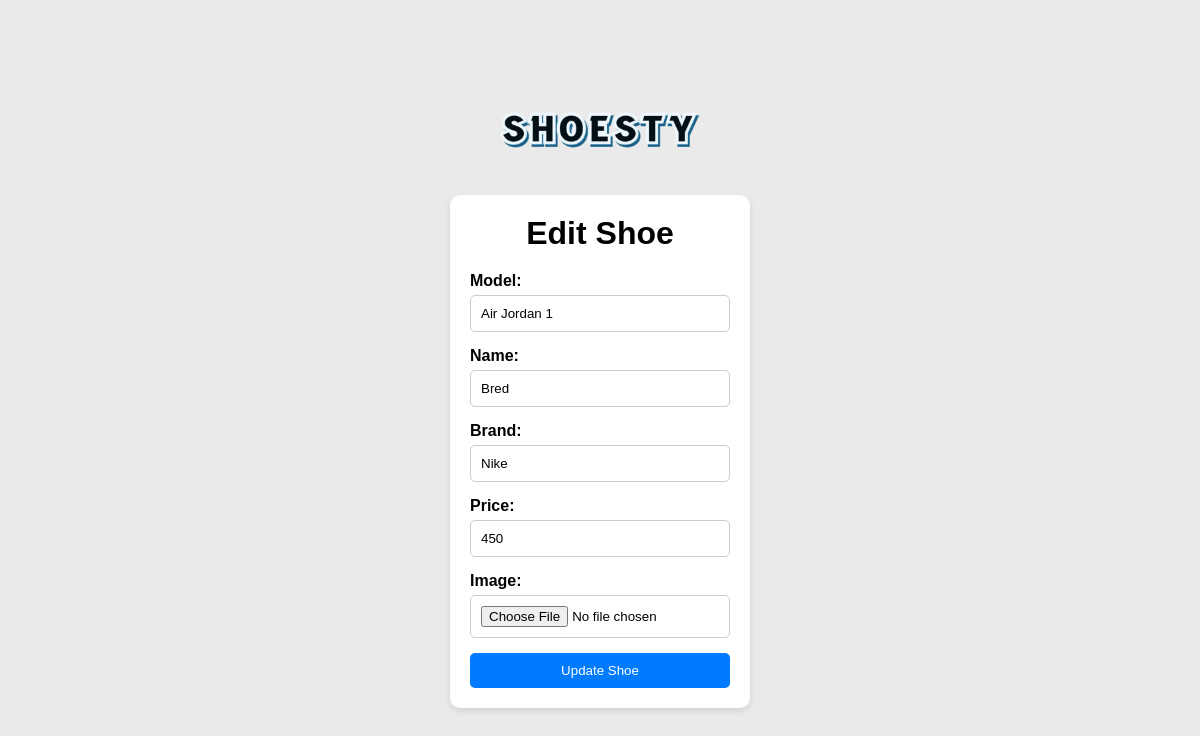
Screenshot of /php/editshoe.php?id=1 (signed in) with the database file from the repository.
### tables this page shows
CREATE TABLE `shoes` (
  `ShoeID` int(255) NOT NULL,
  `Model` varchar(255) NOT NULL,
  `Name` varchar(255) NOT NULL,
  `Price` decimal(25,0) NOT NULL,
  `Brand` varchar(255) NOT NULL,
  `Email` varchar(100) NOT NULL,
  `Image` varchar(255) NOT NULL
);

### php/editshoe.php (the view, shortened to what this page needs)
<?php
include 'database.php';
$shoeID = $_GET['id'];
$stmt = $conn->prepare("SELECT * FROM shoes WHERE ShoeID = ?");
$stmt->bind_param("i", $shoeID);
$stmt->execute();
$shoe = $stmt->get_result()->fetch_assoc();
?>
<!DOCTYPE html>
<html lang="en">
<head>
    <link rel="stylesheet" href="../form.css">
</head>
<body>
    <section>
        <img src="../images/name.png" class="logo" width="200">
    </section>
    <div class="formbox">
        <h1>Edit Shoe</h1>
        <form method="POST" enctype="multipart/form-data">
            <label>Model:</label>
            <input type="text" name="model" value="<?php echo htmlentities($shoe['Model']); ?>" required><br>
            <label>Name:</label>
            <input type="text" name="name" value="<?php echo htmlentities($shoe['Name']); ?>" required><br>
            <label>Brand:</label>
            <input type="text" name="brand" value="<?php echo htmlentities($shoe['Brand']); ?>" required><br>
            <label>Price:</label>
            <input type="text" name="price" value="<?php echo htmlentities($shoe['Price']); ?>" required><br>
            <label>Image:</label>
            <input type="file" name="image"><br>
            <button type="submit">Update Shoe</button>
        </form>
    </div>
</body>
</html>

### form.css (style rules this page uses)
* { margin: 0; padding: 0; box-sizing: border-box; }
body { display: flex; justify-content: center; align-items: center; height: auto; min-height: 100vh; font-family: 'Arial', Arial, serif; background-color: #eaeaea; flex-direction: column; overflow: auto; text-align: center; }
.logo { width: 200px; margin-top: 20px; margin-bottom: 20px; max-width: 100%; height: auto; position: relative; top: 0; }
.formbox { background-color: white; padding: 20px; box-shadow: 0px 3px 7px rgba(0, 0, 0, 0.1); border-radius: 10px; width: 300px; display: flex; flex-direction: column; align-items: center; margin-top: 20px; text-align: left; }
h1 { text-align: center; margin-bottom: 20px; }
label { font-weight: bold; display: block; margin-bottom: 5px; }
input { width: 100%; padding: 10px; margin-bottom: 15px; border: 1px solid #ccc; border-radius: 5px; }
button { width: 100%; padding: 10px; background-color: #007BFF; color: white; border: none; border-radius: 5px; cursor: pointer; }

### rows the page displays
shoes: model "Air Jordan 1", name "Bred", brand "Nike", price "450"
